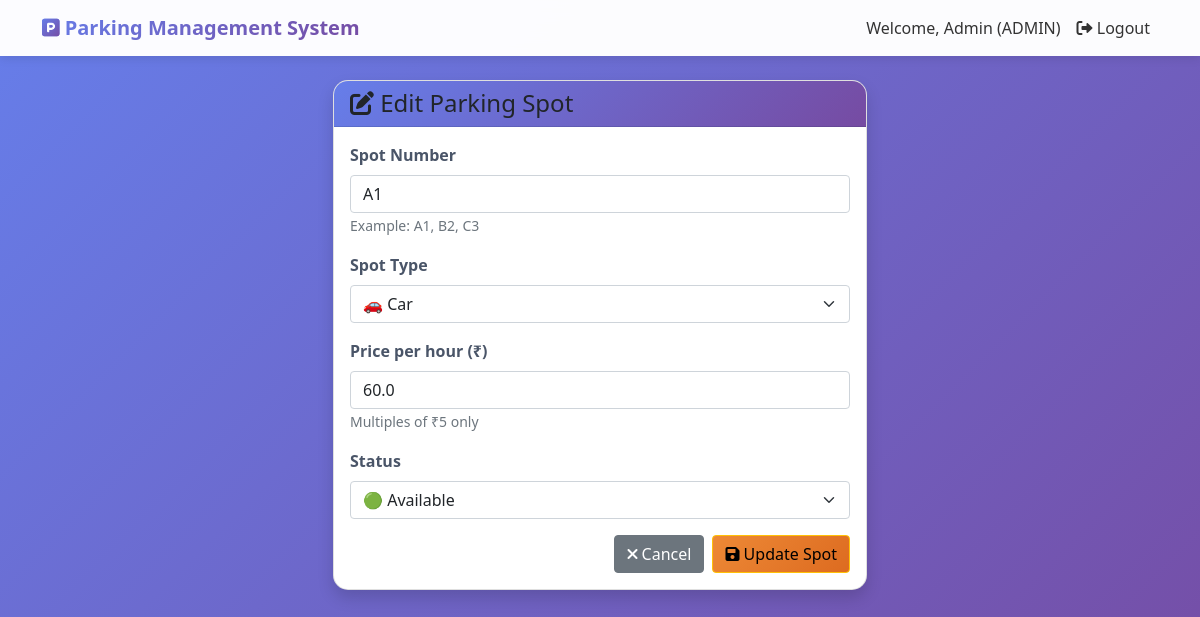
The app's page /admin/edit_spot/1 (signed in), older data.
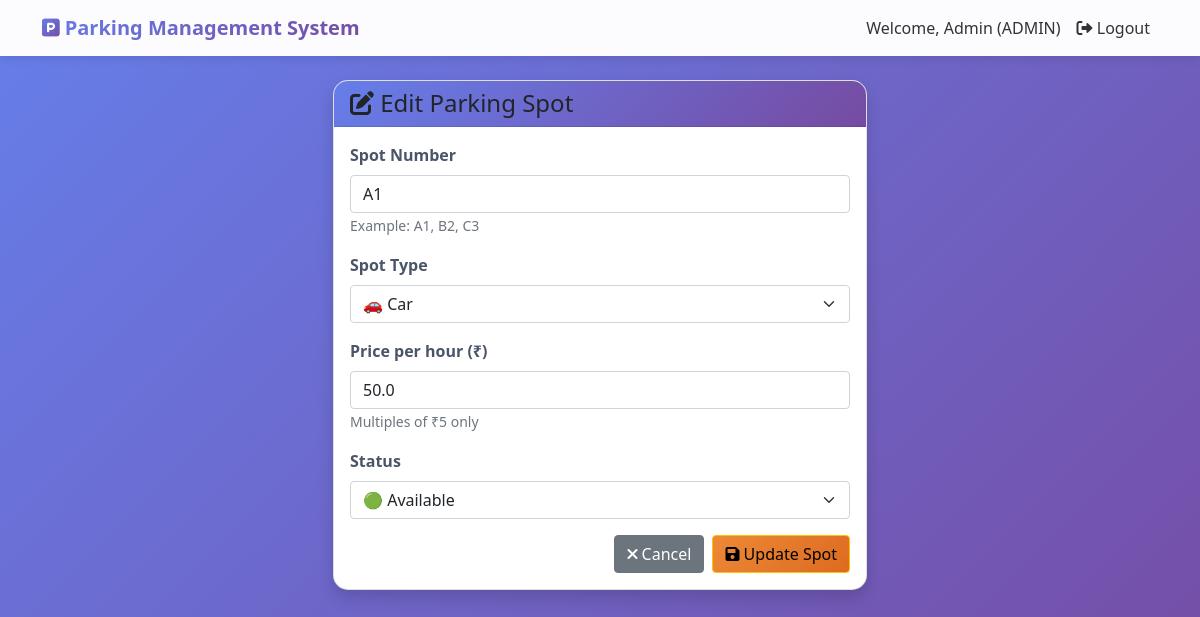
The same page, newer data.
### models.py (models this page shows)
class ParkingSpot(db.Model):
    id = db.Column(db.Integer, primary_key=True)
    spot_number = db.Column(db.String(10), unique=True, nullable=False)
    spot_type = db.Column(db.String(20), nullable=False)
    price_per_hour = db.Column(db.Float, nullable=False)
    status = db.Column(db.String(20), default='available')
    bookings = db.relationship('Booking', backref='parking_spot', lazy=True)

### app.py (the view, shortened to what this page needs)
@app.route('/admin/edit_spot/<int:spot_id>', methods=['GET', 'POST'])
@login_required
def edit_spot(spot_id):
    if current_user.role != 'admin':
        flash('Access denied!', 'danger')
        return redirect(url_for('user_dashboard'))
    spot = ParkingSpot.query.get_or_404(spot_id)
    return render_template('admin/edit_spot.html', spot=spot)

### app.py (called while the page is built)
@login_manager.user_loader
def load_user(user_id):
    return User.query.get(int(user_id))

@app.context_processor
def utility_processor():
    return {'now': datetime.now}

### templates/admin/edit_spot.html (shortened to what this page needs)
{% extends "base.html" %}
{% block content %}
<div class="container mt-4">
    <div class="row justify-content-center">
        <div class="col-md-6">
            <div class="card shadow">
                <div class="card-header bg-warning text-dark">
                    <h4 class="mb-0">
                        <i class="fas fa-edit"></i> Edit Parking Spot
                    </h4>
                </div>
                <div class="card-body">
                    <form method="POST">
                        <div class="mb-3">
                            <label class="form-label">Spot Number</label>
                            <input type="text"
                                   name="spot_number"
                                   class="form-control"
                                   value="{{ spot.spot_number }}"
                                   pattern="[A-Za-z0-9]+"
                                   required>
                            <small class="text-muted">Example: A1, B2, C3</small>
                        </div>
                        <div class="mb-3">
                            <label class="form-label">Spot Type</label>
                            <select name="spot_type" class="form-select">
                                <option value="car" {% if spot.spot_type == 'car' %}selected{% endif %}>🚗 Car</option>
                            </select>
                        </div>
                        <div class="mb-3">
                            <label class="form-label">Price per hour (₹)</label>
                            <input type="number"
                                   name="price_per_hour"
                                   class="form-control"
                                   value="{{ spot.price_per_hour }}"
                                   min="0"
                                   step="5"
                                   required>
                            <small class="text-muted">Multiples of ₹5 only</small>
                        </div>
                        <div class="mb-3">
                            <label class="form-label">Status</label>
                            <select name="status" class="form-select">
                                <option value="available" {% if spot.status == 'available' %}selected{% endif %}>🟢 Available</option>
                            </select>
                        </div>
                        <div class="d-flex justify-content-end gap-2">
                            <a href="{{ url_for('manage_spots') }}" class="btn btn-secondary">
                                <i class="fas fa-times"></i> Cancel
                            </a>
                            <button type="submit" class="btn btn-warning">
                                <i class="fas fa-save"></i> Update Spot
                            </button>
                        </div>
                    </form>
                </div>
            </div>
        </div>
    </div>
</div>
{% endblock %}

Row changes from the older to the newer data that the page shows:
changed ParkingSpot "🟢 Available": price_per_hour "60.0" → "50.0"; spot_type "🚗 Car" → (not shown)
Text that changed along with them:
form field spot_type: (not shown) → "🚗 Car"
